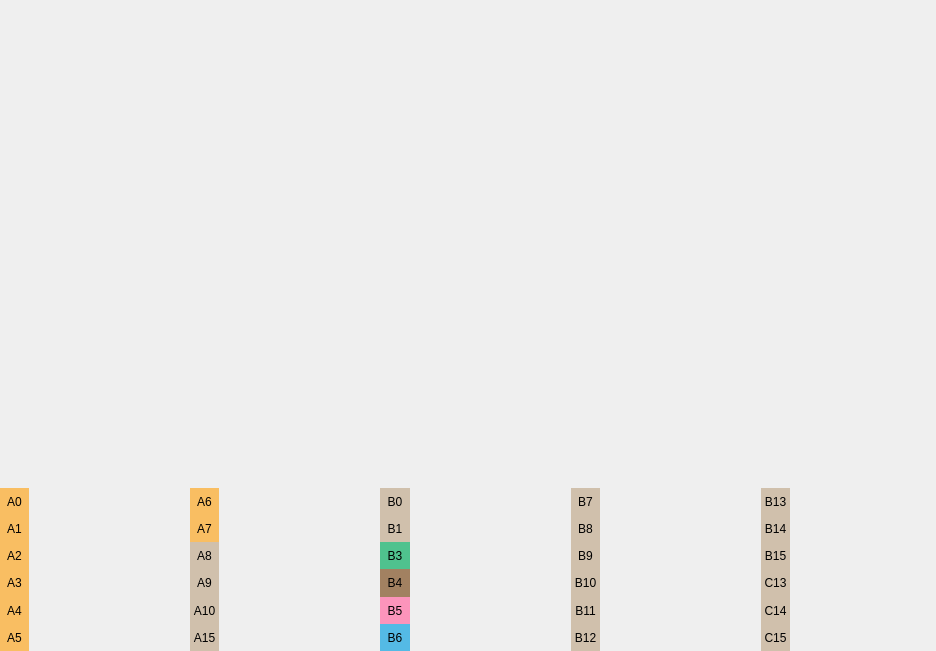
<?xml version="1.0" encoding="UTF-8"?>
<ui version="4.0">
 <class>PinsContrLite</class>
 <widget class="QWidget" name="PinsContrLite">
  <property name="geometry">
   <rect>
    <x>0</x>
    <y>0</y>
    <width>936</width>
    <height>651</height>
   </rect>
  </property>
  <layout class="QVBoxLayout" name="verticalLayout" stretch="11,0,4">
   <property name="spacing">
    <number>0</number>
   </property>
   <property name="leftMargin">
    <number>0</number>
   </property>
   <property name="topMargin">
    <number>0</number>
   </property>
   <property name="rightMargin">
    <number>0</number>
   </property>
   <property name="bottomMargin">
    <number>0</number>
   </property>
   <item>
    <widget class="QLabel" name="label_contrLiteImage">
     <property name="sizePolicy">
      <sizepolicy hsizetype="Ignored" vsizetype="Ignored">
       <horstretch>0</horstretch>
       <verstretch>0</verstretch>
      </sizepolicy>
     </property>
     <property name="text">
      <string notr="true"/>
     </property>
     <property name="pixmap">
      <pixmap resource="../resources.qrc">:/Images/pinout.png</pixmap>
     </property>
     <property name="scaledContents">
      <bool>true</bool>
     </property>
     <property name="alignment">
      <set>Qt::AlignCenter</set>
     </property>
    </widget>
   </item>
   <item>
    <spacer name="verticalSpacer">
     <property name="orientation">
      <enum>Qt::Vertical</enum>
     </property>
     <property name="sizeType">
      <enum>QSizePolicy::Preferred</enum>
     </property>
     <property name="sizeHint" stdset="0">
      <size>
       <width>20</width>
       <height>40</height>
      </size>
     </property>
    </spacer>
   </item>
   <item>
    <layout class="QGridLayout" name="layoutG_pins" rowstretch="1,1,1,1,1,1,0" columnstretch="1,5,0,1,5,0,1,5,0,1,5,0,1,5">
     <property name="rightMargin">
      <number>0</number>
     </property>
     <property name="spacing">
      <number>0</number>
     </property>
     <item row="5" column="0">
      <widget class="QLabel" name="text_6">
       <property name="styleSheet">
        <string notr="true">background-color: rgba(251, 176, 59, 200);
color: rgb(0, 0, 0);</string>
       </property>
       <property name="text">
        <string notr="true">A5</string>
       </property>
       <property name="alignment">
        <set>Qt::AlignCenter</set>
       </property>
      </widget>
     </item>
     <item row="0" column="9">
      <widget class="QLabel" name="text_19">
       <property name="styleSheet">
        <string notr="true">background-color: rgba(199, 178, 153, 200);
color: rgb(0, 0, 0);</string>
       </property>
       <property name="text">
        <string notr="true">B7</string>
       </property>
       <property name="alignment">
        <set>Qt::AlignCenter</set>
       </property>
      </widget>
     </item>
     <item row="2" column="3">
      <widget class="QLabel" name="text_9">
       <property name="styleSheet">
        <string notr="true">background-color: rgba(199, 178, 153, 200);
color: rgb(0, 0, 0);</string>
       </property>
       <property name="text">
        <string notr="true">A8</string>
       </property>
       <property name="alignment">
        <set>Qt::AlignCenter</set>
       </property>
      </widget>
     </item>
     <item row="0" column="11">
      <spacer name="horizontalSpacer_4">
       <property name="orientation">
        <enum>Qt::Horizontal</enum>
       </property>
       <property name="sizeType">
        <enum>QSizePolicy::Fixed</enum>
       </property>
       <property name="sizeHint" stdset="0">
        <size>
         <width>15</width>
         <height>10</height>
        </size>
       </property>
      </spacer>
     </item>
     <item row="0" column="5">
      <spacer name="horizontalSpacer_2">
       <property name="orientation">
        <enum>Qt::Horizontal</enum>
       </property>
       <property name="sizeType">
        <enum>QSizePolicy::Fixed</enum>
       </property>
       <property name="sizeHint" stdset="0">
        <size>
         <width>15</width>
         <height>10</height>
        </size>
       </property>
      </spacer>
     </item>
     <item row="3" column="6">
      <widget class="QLabel" name="text_16">
       <property name="styleSheet">
        <string notr="true">background-color: rgba(140, 98, 57, 200);
color: rgb(0, 0, 0);</string>
       </property>
       <property name="text">
        <string notr="true">B4</string>
       </property>
       <property name="alignment">
        <set>Qt::AlignCenter</set>
       </property>
      </widget>
     </item>
     <item row="5" column="9">
      <widget class="QLabel" name="text_24">
       <property name="styleSheet">
        <string notr="true">background-color: rgba(199, 178, 153, 200);
color: rgb(0, 0, 0);</string>
       </property>
       <property name="text">
        <string notr="true">B12</string>
       </property>
       <property name="alignment">
        <set>Qt::AlignCenter</set>
       </property>
      </widget>
     </item>
     <item row="0" column="8">
      <spacer name="horizontalSpacer_3">
       <property name="orientation">
        <enum>Qt::Horizontal</enum>
       </property>
       <property name="sizeType">
        <enum>QSizePolicy::Fixed</enum>
       </property>
       <property name="sizeHint" stdset="0">
        <size>
         <width>15</width>
         <height>10</height>
        </size>
       </property>
      </spacer>
     </item>
     <item row="5" column="6">
      <widget class="QLabel" name="text_18">
       <property name="styleSheet">
        <string notr="true">background-color: rgba(41, 171, 226, 200);
color: rgb(0, 0, 0);</string>
       </property>
       <property name="text">
        <string notr="true">B6</string>
       </property>
       <property name="alignment">
        <set>Qt::AlignCenter</set>
       </property>
      </widget>
     </item>
     <item row="2" column="6">
      <widget class="QLabel" name="text_15">
       <property name="styleSheet">
        <string notr="true">background-color: rgba(34, 181, 115, 200);
color: rgb(0, 0, 0);</string>
       </property>
       <property name="text">
        <string notr="true">B3</string>
       </property>
       <property name="alignment">
        <set>Qt::AlignCenter</set>
       </property>
      </widget>
     </item>
     <item row="1" column="12">
      <widget class="QLabel" name="text_26">
       <property name="styleSheet">
        <string notr="true">background-color: rgba(199, 178, 153, 200);
color: rgb(0, 0, 0);</string>
       </property>
       <property name="text">
        <string notr="true">B14</string>
       </property>
       <property name="alignment">
        <set>Qt::AlignCenter</set>
       </property>
      </widget>
     </item>
     <item row="1" column="2">
      <spacer name="horizontalSpacer">
       <property name="orientation">
        <enum>Qt::Horizontal</enum>
       </property>
       <property name="sizeType">
        <enum>QSizePolicy::Fixed</enum>
       </property>
       <property name="sizeHint" stdset="0">
        <size>
         <width>15</width>
         <height>10</height>
        </size>
       </property>
      </spacer>
     </item>
     <item row="3" column="12">
      <widget class="QLabel" name="text_28">
       <property name="styleSheet">
        <string notr="true">background-color: rgba(199, 178, 153, 200);
color: rgb(0, 0, 0);</string>
       </property>
       <property name="text">
        <string notr="true">C13</string>
       </property>
       <property name="alignment">
        <set>Qt::AlignCenter</set>
       </property>
      </widget>
     </item>
     <item row="4" column="12">
      <widget class="QLabel" name="text_29">
       <property name="styleSheet">
        <string notr="true">background-color: rgba(199, 178, 153, 200);
color: rgb(0, 0, 0);</string>
       </property>
       <property name="text">
        <string notr="true">C14</string>
       </property>
       <property name="alignment">
        <set>Qt::AlignCenter</set>
       </property>
      </widget>
     </item>
     <item row="1" column="6">
      <widget class="QLabel" name="text_14">
       <property name="styleSheet">
        <string notr="true">background-color: rgba(199, 178, 153, 200);
color: rgb(0, 0, 0);</string>
       </property>
       <property name="text">
        <string notr="true">B1</string>
       </property>
       <property name="alignment">
        <set>Qt::AlignCenter</set>
       </property>
      </widget>
     </item>
     <item row="1" column="9">
      <widget class="QLabel" name="text_20">
       <property name="styleSheet">
        <string notr="true">background-color: rgba(199, 178, 153, 200);
color: rgb(0, 0, 0);</string>
       </property>
       <property name="text">
        <string notr="true">B8</string>
       </property>
       <property name="alignment">
        <set>Qt::AlignCenter</set>
       </property>
      </widget>
     </item>
     <item row="4" column="9">
      <widget class="QLabel" name="text_23">
       <property name="styleSheet">
        <string notr="true">background-color: rgba(199, 178, 153, 200);
color: rgb(0, 0, 0);</string>
       </property>
       <property name="text">
        <string notr="true">B11</string>
       </property>
       <property name="alignment">
        <set>Qt::AlignCenter</set>
       </property>
      </widget>
     </item>
     <item row="0" column="6">
      <widget class="QLabel" name="text_13">
       <property name="styleSheet">
        <string notr="true">background-color: rgba(199, 178, 153, 200);
color: rgb(0, 0, 0);</string>
       </property>
       <property name="text">
        <string notr="true">B0</string>
       </property>
       <property name="alignment">
        <set>Qt::AlignCenter</set>
       </property>
      </widget>
     </item>
     <item row="2" column="0">
      <widget class="QLabel" name="text_3">
       <property name="styleSheet">
        <string notr="true">background-color: rgba(251, 176, 59, 200);
color: rgb(0, 0, 0);</string>
       </property>
       <property name="text">
        <string notr="true">A2</string>
       </property>
       <property name="alignment">
        <set>Qt::AlignCenter</set>
       </property>
      </widget>
     </item>
     <item row="3" column="0">
      <widget class="QLabel" name="text_4">
       <property name="styleSheet">
        <string notr="true">background-color: rgba(251, 176, 59, 200);
color: rgb(0, 0, 0);</string>
       </property>
       <property name="text">
        <string notr="true">A3</string>
       </property>
       <property name="alignment">
        <set>Qt::AlignCenter</set>
       </property>
      </widget>
     </item>
     <item row="0" column="0">
      <widget class="QLabel" name="text">
       <property name="sizePolicy">
        <sizepolicy hsizetype="Minimum" vsizetype="Preferred">
         <horstretch>0</horstretch>
         <verstretch>0</verstretch>
        </sizepolicy>
       </property>
       <property name="styleSheet">
        <string notr="true">background-color: rgba(251, 176, 59, 200);
color: rgb(0, 0, 0);</string>
       </property>
       <property name="text">
        <string notr="true">A0</string>
       </property>
       <property name="alignment">
        <set>Qt::AlignCenter</set>
       </property>
      </widget>
     </item>
     <item row="2" column="9">
      <widget class="QLabel" name="text_21">
       <property name="styleSheet">
        <string notr="true">background-color: rgba(199, 178, 153, 200);
color: rgb(0, 0, 0);</string>
       </property>
       <property name="text">
        <string notr="true">B9</string>
       </property>
       <property name="alignment">
        <set>Qt::AlignCenter</set>
       </property>
      </widget>
     </item>
     <item row="3" column="3">
      <widget class="QLabel" name="text_10">
       <property name="styleSheet">
        <string notr="true">background-color: rgba(199, 178, 153, 200);
color: rgb(0, 0, 0);</string>
       </property>
       <property name="text">
        <string notr="true">A9</string>
       </property>
       <property name="alignment">
        <set>Qt::AlignCenter</set>
       </property>
      </widget>
     </item>
     <item row="0" column="12">
      <widget class="QLabel" name="text_25">
       <property name="styleSheet">
        <string notr="true">background-color: rgba(199, 178, 153, 200);
color: rgb(0, 0, 0);</string>
       </property>
       <property name="text">
        <string notr="true">B13</string>
       </property>
       <property name="alignment">
        <set>Qt::AlignCenter</set>
       </property>
      </widget>
     </item>
     <item row="5" column="12">
      <widget class="QLabel" name="text_30">
       <property name="styleSheet">
        <string notr="true">background-color: rgba(199, 178, 153, 200);
color: rgb(0, 0, 0);</string>
       </property>
       <property name="text">
        <string notr="true">C15</string>
       </property>
       <property name="alignment">
        <set>Qt::AlignCenter</set>
       </property>
      </widget>
     </item>
     <item row="1" column="0">
      <widget class="QLabel" name="text_2">
       <property name="styleSheet">
        <string notr="true">background-color: rgba(251, 176, 59, 200);
color: rgb(0, 0, 0);</string>
       </property>
       <property name="text">
        <string notr="true">A1</string>
       </property>
       <property name="alignment">
        <set>Qt::AlignCenter</set>
       </property>
      </widget>
     </item>
     <item row="4" column="6">
      <widget class="QLabel" name="text_17">
       <property name="styleSheet">
        <string notr="true">background-color: rgba(255, 123, 172, 200);
color: rgb(0, 0, 0);</string>
       </property>
       <property name="text">
        <string notr="true">B5</string>
       </property>
       <property name="alignment">
        <set>Qt::AlignCenter</set>
       </property>
      </widget>
     </item>
     <item row="4" column="0">
      <widget class="QLabel" name="text_5">
       <property name="styleSheet">
        <string notr="true">background-color: rgba(251, 176, 59, 200);
color: rgb(0, 0, 0);</string>
       </property>
       <property name="text">
        <string notr="true">A4</string>
       </property>
       <property name="alignment">
        <set>Qt::AlignCenter</set>
       </property>
      </widget>
     </item>
     <item row="1" column="3">
      <widget class="QLabel" name="text_8">
       <property name="styleSheet">
        <string notr="true">background-color: rgba(251, 176, 59, 200);
color: rgb(0, 0, 0);</string>
       </property>
       <property name="text">
        <string notr="true">A7</string>
       </property>
       <property name="alignment">
        <set>Qt::AlignCenter</set>
       </property>
      </widget>
     </item>
     <item row="5" column="3">
      <widget class="QLabel" name="text_12">
       <property name="styleSheet">
        <string notr="true">background-color: rgba(199, 178, 153, 200);
color: rgb(0, 0, 0);</string>
       </property>
       <property name="text">
        <string notr="true">A15</string>
       </property>
       <property name="alignment">
        <set>Qt::AlignCenter</set>
       </property>
      </widget>
     </item>
     <item row="4" column="3">
      <widget class="QLabel" name="text_11">
       <property name="styleSheet">
        <string notr="true">background-color: rgba(199, 178, 153, 200);
color: rgb(0, 0, 0);</string>
       </property>
       <property name="text">
        <string notr="true">A10</string>
       </property>
       <property name="alignment">
        <set>Qt::AlignCenter</set>
       </property>
      </widget>
     </item>
     <item row="3" column="9">
      <widget class="QLabel" name="text_22">
       <property name="styleSheet">
        <string notr="true">background-color: rgba(199, 178, 153, 200);
color: rgb(0, 0, 0);</string>
       </property>
       <property name="text">
        <string notr="true">B10</string>
       </property>
       <property name="alignment">
        <set>Qt::AlignCenter</set>
       </property>
      </widget>
     </item>
     <item row="0" column="3">
      <widget class="QLabel" name="text_7">
       <property name="styleSheet">
        <string notr="true">background-color: rgba(251, 176, 59, 200);
color: rgb(0, 0, 0);</string>
       </property>
       <property name="text">
        <string notr="true">A6</string>
       </property>
       <property name="alignment">
        <set>Qt::AlignCenter</set>
       </property>
      </widget>
     </item>
     <item row="2" column="12">
      <widget class="QLabel" name="text_27">
       <property name="styleSheet">
        <string notr="true">background-color: rgba(199, 178, 153, 200);
color: rgb(0, 0, 0);</string>
       </property>
       <property name="text">
        <string notr="true">B15</string>
       </property>
       <property name="alignment">
        <set>Qt::AlignCenter</set>
       </property>
      </widget>
     </item>
     <item row="6" column="4">
      <spacer name="horizontalSpacer_5">
       <property name="orientation">
        <enum>Qt::Horizontal</enum>
       </property>
       <property name="sizeType">
        <enum>QSizePolicy::Preferred</enum>
       </property>
       <property name="sizeHint" stdset="0">
        <size>
         <width>0</width>
         <height>0</height>
        </size>
       </property>
      </spacer>
     </item>
     <item row="6" column="7">
      <spacer name="horizontalSpacer_6">
       <property name="orientation">
        <enum>Qt::Horizontal</enum>
       </property>
       <property name="sizeType">
        <enum>QSizePolicy::Preferred</enum>
       </property>
       <property name="sizeHint" stdset="0">
        <size>
         <width>0</width>
         <height>0</height>
        </size>
       </property>
      </spacer>
     </item>
     <item row="6" column="10">
      <spacer name="horizontalSpacer_7">
       <property name="orientation">
        <enum>Qt::Horizontal</enum>
       </property>
       <property name="sizeType">
        <enum>QSizePolicy::Preferred</enum>
       </property>
       <property name="sizeHint" stdset="0">
        <size>
         <width>0</width>
         <height>0</height>
        </size>
       </property>
      </spacer>
     </item>
     <item row="6" column="13">
      <spacer name="horizontalSpacer_8">
       <property name="orientation">
        <enum>Qt::Horizontal</enum>
       </property>
       <property name="sizeType">
        <enum>QSizePolicy::Preferred</enum>
       </property>
       <property name="sizeHint" stdset="0">
        <size>
         <width>0</width>
         <height>0</height>
        </size>
       </property>
      </spacer>
     </item>
     <item row="6" column="1">
      <spacer name="horizontalSpacer_9">
       <property name="orientation">
        <enum>Qt::Horizontal</enum>
       </property>
       <property name="sizeType">
        <enum>QSizePolicy::Preferred</enum>
       </property>
       <property name="sizeHint" stdset="0">
        <size>
         <width>0</width>
         <height>0</height>
        </size>
       </property>
      </spacer>
     </item>
    </layout>
   </item>
  </layout>
 </widget>
 <resources>
  <include location="../resources.qrc"/>
 </resources>
 <connections/>
</ui>
